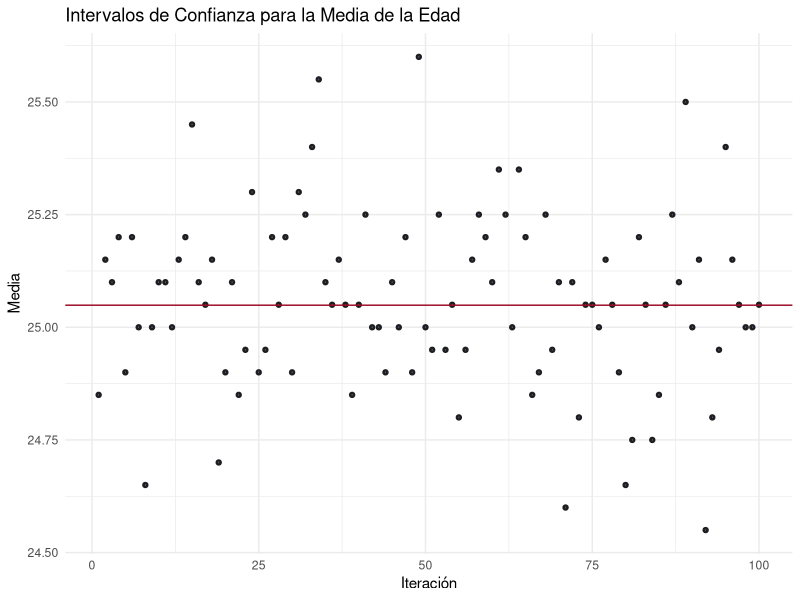
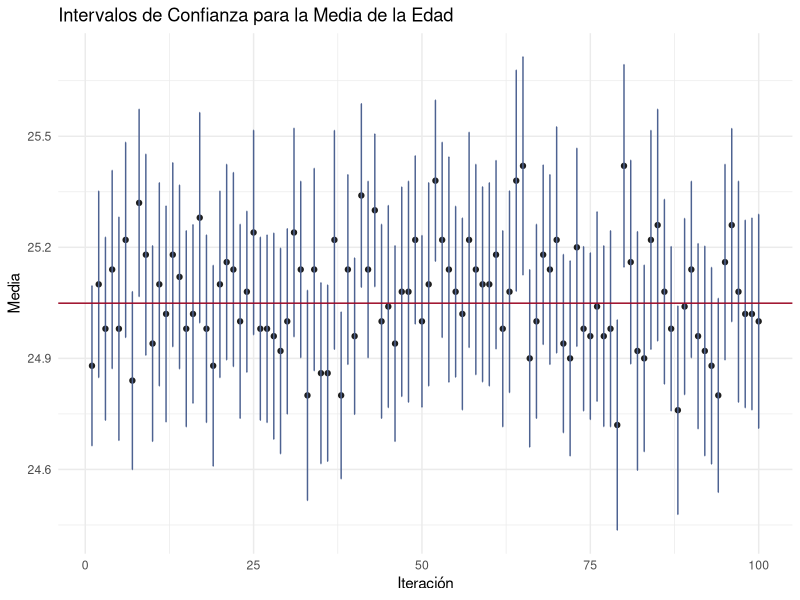
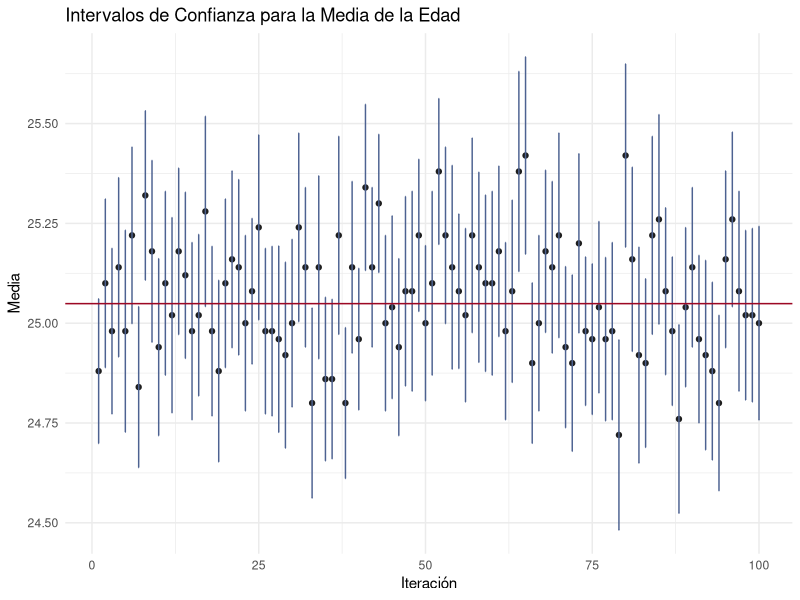
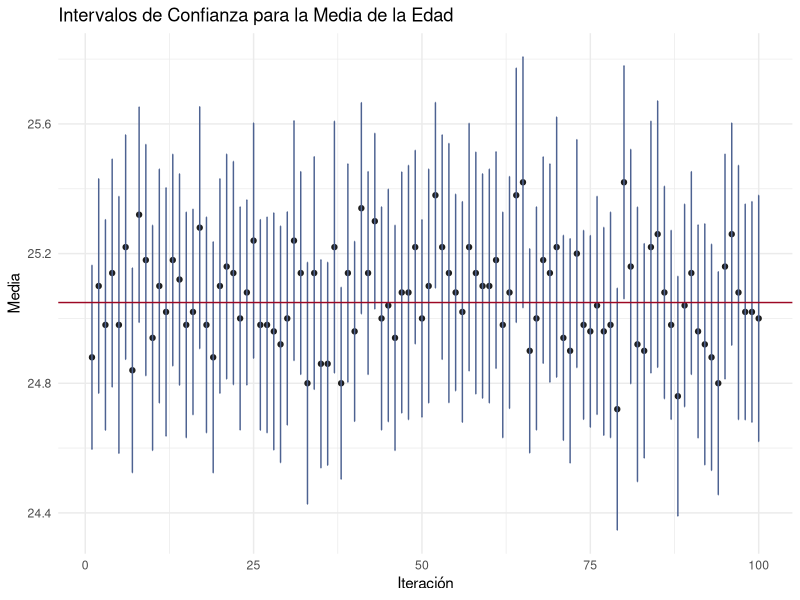
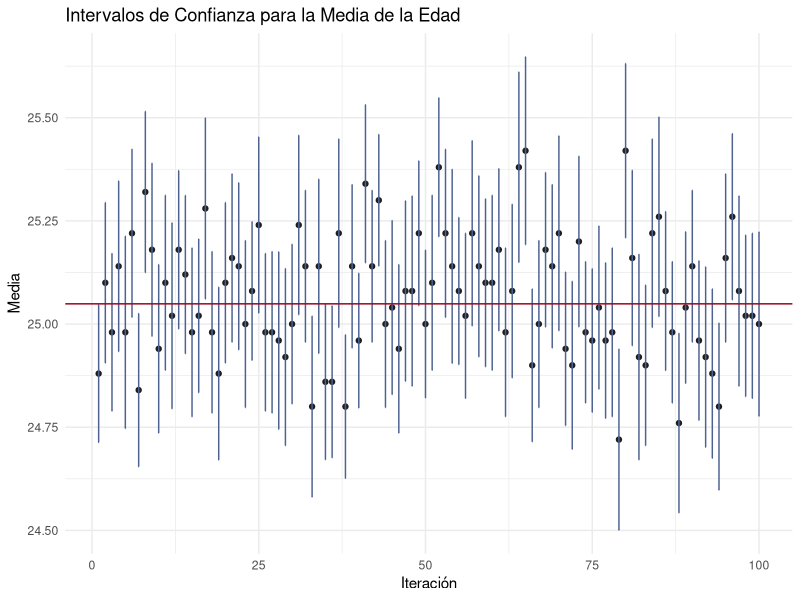

Write the R code that produced these figures, in order.
## ---- chunk 1
#| echo=T, show=T, eval=T, output=F
library(ggplot2)
library(knitr)
## ---- chunk 2
edad.data <- read.csv("edad.csv")

set.seed(1)
## ---- chunk 3
#| echo=T, show=T, eval=T, output=T
knitr::kable(head(edad.data), caption = "Datos.")
## ---- chunk 4
#| echo=T, show=T, eval=T, output=F

ic_estimation <- function(data = NULL, n=NULL, iter=1000, alpha = 0.05, seed = 1)
    {
        if(is.null(data))
        {
            stop("No se ha proporcionado un conjunto de datos.")
        }

        N <- nrow(data)
        
        if(is.null(n)){n <- N*0.1}
        
        mean.est <- numeric(iter)
        var.est <- numeric(iter)
        lower.ci <- numeric(iter)
        upper.ci <- numeric(iter)
        
        set.seed(seed)
        
        for(i in 1:iter){
          sample <- sample(data$edad, n)
          mean.est[i] <- mean(sample)
          var.est[i] <- (1 - n/N) * (var(sample)/n)
          lower.ci[i] <- mean.est[i] - qnorm(1 - alpha/2) * sqrt(var.est[i])
          upper.ci[i] <- mean.est[i] + qnorm(1 - alpha/2) * sqrt(var.est[i])
        }
        return(data.frame(mean.est, lower.ci, upper.ci))
    }
## ---- chunk 5
plot_ic <- function(df=NULL, mean.est.col = "green", ci_color = "blue", real_col = "red")
    {
        if(is.null(data))
            {
                stop("No se ha proporcionado un conjunto de datos.")
        }
    
        ggplot(df, aes(x = 1:iter, y = mean.est)) +
          geom_point(colour = mean.est.col) +
          geom_errorbar(aes(ymin = lower.ci, ymax = upper.ci), width = 0.1, 
                        colour = ci_color) +
          geom_hline(yintercept = mean(edad.data$edad), color = real_col) +
          labs(title = "Intervalos de Confianza para la Media de la Edad",
               x = "Iteración",
               y = "Media") +
          theme_minimal()
    }
## ---- chunk 6
N <- nrow(edad.data)
n <- 20
iter <- 100
seed <- 1

df <- ic_estimation(edad.data, n, iter, seed)
## ---- chunk 7
#| label: fig-ic_n20
#| fig-cap: "IC al 95% para la media de la edad con tamaño de muestra 20."

colors <- c("#1E1E1E", "#4D6291", "#9C0824")

plot_ic(df, colors[1], colors[2], colors[3])
## ---- chunk 8
n <- 50
seed <- 2
iter <- 100

df2 <- ic_estimation(data = edad.data, n = n, iter = iter, seed = seed)
## ---- chunk 9
#| label: fig-ic_n50
#| fig-cap: "IC al 95% para la media de la edad con tamaño de muestra 50."

colors <- c("#1E1E1E", "#4D6291", "#9C0824")

plot_ic(df2, colors[1], colors[2], colors[3])
## ---- chunk 10
n <- 50
seed <- 2
iter <- 100
alpha <- 0.1

df3 <- ic_estimation(data = edad.data, n = n, iter = iter, alpha = alpha, seed = seed)
## ---- chunk 11
#| label: fig-ic_n50_IC90
#| fig-cap: "IC al 90% para la media de la edad con tamaño de muestra 50."

colors <- c("#1E1E1E", "#4D6291", "#9C0824")
plot_ic(df3, colors[1], colors[2], colors[3])
## ---- chunk 12
n <- 50
seed <- 2
iter <- 100
alpha <- 0.01

df4 <- ic_estimation(data = edad.data, n = n, iter = iter, alpha = alpha, seed = seed)
## ---- chunk 13
#| label: fig-ic_n50_IC99
#| fig-cap: "IC al 99% para la media de la edad con tamaño de muestra 50."

colors <- c("#1E1E1E", "#4D6291", "#9C0824")
plot_ic(df4, colors[1], colors[2], colors[3])
## ---- chunk 14
n <- 50
seed <- 2
iter <- 100
alpha <- 0.13

df5 <- ic_estimation(data = edad.data, n = n, iter = iter, alpha = alpha, seed = seed)
## ---- chunk 15
#| label: fig-ic_n50_IC87
#| fig-cap: "IC al 87% para la media de la edad con tamaño de muestra 50."

colors <- c("#1E1E1E", "#4D6291", "#9C0824")
plot_ic(df5, colors[1], colors[2], colors[3])
## ---- chunk 16
#| echo=T, show=T, eval=T, output=F
N <- 29661
n <- 585

datos.prop <- data.frame(toilet = c("Sí", "No"), frecuencia = c(468, 117))

prop.est <- datos.prop$frecuencia[1] / sum(datos.prop$frecuencia)

finitud <- (1 - n/N)
var.prop.est <- (finitud * 1/n * N/(N-1)) * prop.est * (1 - prop.est)
ci <- prop.est + c(-1, 1) * qnorm(1 - 0.05/2) * sqrt(var.prop.est)
## ---- chunk 17
#| echo=T, show=T, eval=T, output=F
p.est <- 0.75
accuracy <- 0.03
confidence <- qnorm(1 - 0.05/2)

## Dado que la N se puede considerar como grande se usa n0
n0 <- (confidence ^2 * p.est * (1 - p.est)) / accuracy ^ 2
n0 <- ceiling(n0) # Función techo
